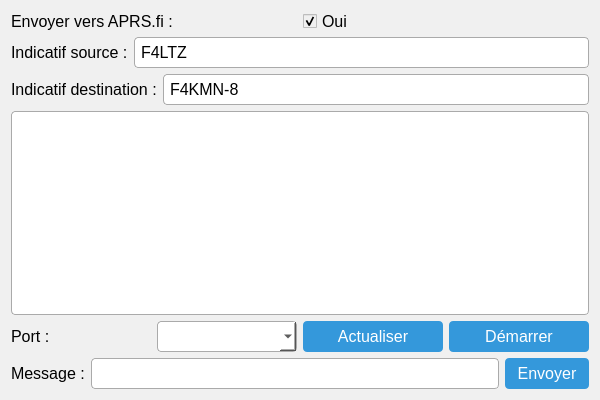
<?xml version="1.0" encoding="UTF-8"?>
<ui version="4.0">
 <class>Interface</class>
 <widget class="QWidget" name="Interface">
  <property name="windowTitle">
   <string>Interface</string>
  </property>
  <!-- Taille minimale et maximale pour contrôler l'agrandissement -->
  <property name="minimumSize">
   <size>
    <width>600</width>
    <height>400</height>
   </size>
  </property>
  <property name="maximumSize">
   <size>
    <width>1024</width>
    <height>768</height>
   </size>
  </property>
  <!-- Feuille de style pour une apparence moderne et raffinée -->
  <property name="styleSheet">
   <string notr="true">
    <![CDATA[
        QWidget {
            background-color: #F0F0F0;
            font-family: "Segoe UI", Tahoma, Geneva, Verdana, sans-serif;
            font-size: 12pt;
        }
        QLineEdit, QTextEdit, QComboBox {
            border: 1px solid #AAAAAA;
            border-radius: 4px;
            padding: 4px;
            background-color: #FFFFFF;
            color: #000000;
        }
        QPushButton {
            background-color: #3498db;
            color: white;
            border: none;
            padding: 6px 12px;
            border-radius: 4px;
        }
        QPushButton:hover {
            background-color: #2980b9;
        }
        QLabel {
            color: #000000;
        }
        QCheckBox {
            spacing: 5px;
            color: #000000;
        }
    ]]>
   </string>
  </property>
  <layout class="QVBoxLayout" name="verticalLayout">
    <!-- Ligne 1 : Choix APRS.fi -->
    <item>
      <layout class="QHBoxLayout" name="horizontalLayoutAPRS">
        <item>
          <widget class="QLabel" name="labelAPRS">
            <property name="text">
              <string>Envoyer vers APRS.fi :</string>
            </property>
          </widget>
        </item>
        <item>
          <widget class="QCheckBox" name="aprsCheckBox">
            <property name="text">
              <string>Oui</string>
            </property>
            <property name="checked">
              <bool>true</bool>
            </property>
          </widget>
        </item>
      </layout>
    </item>
    <!-- Ligne 2 : Indicatif source -->
    <item>
      <layout class="QHBoxLayout" name="horizontalLayoutSource">
        <item>
          <widget class="QLabel" name="labelSource">
            <property name="text">
              <string>Indicatif source :</string>
            </property>
          </widget>
        </item>
        <item>
          <widget class="QLineEdit" name="sourceLineEdit">
            <property name="text">
              <string>F4LTZ</string>
            </property>
          </widget>
        </item>
      </layout>
    </item>
    <!-- Ligne 3 : Indicatif destination -->
    <item>
      <layout class="QHBoxLayout" name="horizontalLayoutDest">
        <item>
          <widget class="QLabel" name="labelDest">
            <property name="text">
              <string>Indicatif destination :</string>
            </property>
          </widget>
        </item>
        <item>
          <widget class="QLineEdit" name="destLineEdit">
            <property name="text">
              <string>F4KMN-8</string>
            </property>
          </widget>
        </item>
      </layout>
    </item>
    <!-- Ligne 4 : Zone de logs (extensible) -->
    <item>
      <widget class="QTextEdit" name="logs"/>
    </item>
    <!-- Ligne 5 : Choix du port et actions -->
    <item>
      <layout class="QHBoxLayout" name="horizontalLayoutPort">
        <item>
          <widget class="QLabel" name="labelPort">
            <property name="text">
              <string>Port :</string>
            </property>
          </widget>
        </item>
        <item>
          <widget class="QComboBox" name="portComboBox"/>
        </item>
        <item>
          <widget class="QPushButton" name="refreshButton">
            <property name="text">
              <string>Actualiser</string>
            </property>
          </widget>
        </item>
        <item>
          <widget class="QPushButton" name="startButton">
            <property name="text">
              <string>Démarrer</string>
            </property>
          </widget>
        </item>
      </layout>
    </item>
    <!-- Ligne 6 : Envoi de message -->
    <item>
      <layout class="QHBoxLayout" name="horizontalLayoutMessage">
        <item>
          <widget class="QLabel" name="labelMessage">
            <property name="text">
              <string>Message :</string>
            </property>
          </widget>
        </item>
        <item>
          <widget class="QLineEdit" name="messageLineEdit"/>
        </item>
        <item>
          <widget class="QPushButton" name="sendButton">
            <property name="text">
              <string>Envoyer</string>
            </property>
          </widget>
        </item>
      </layout>
    </item>
  </layout>
 </widget>
 <resources/>
 <connections/>
</ui>
